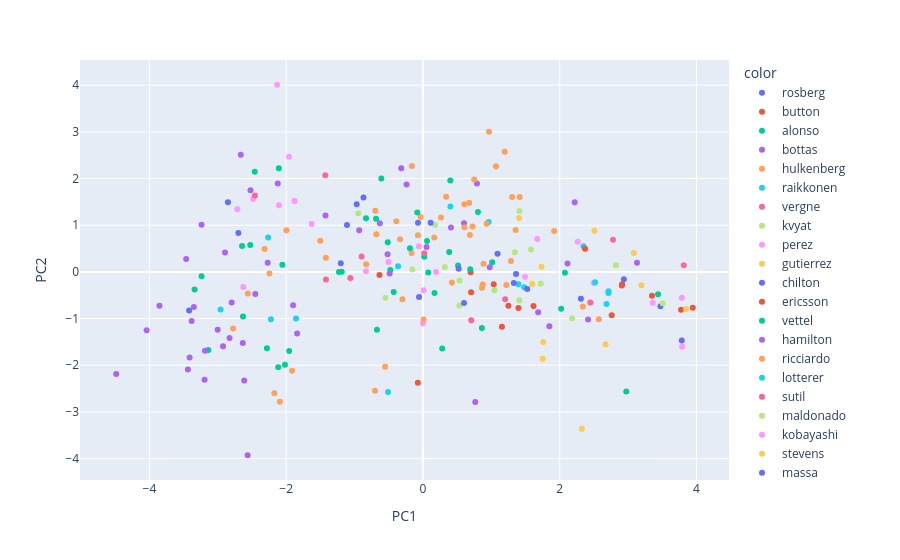

Source (notebook cell):
### Code cell
import plotly.express as px
pca_df = pd.DataFrame(pca_result, columns=['PC1', 'PC2', 'PC3', 'PC4', 'PC5'])

fig = px.scatter(
    pca_df,
    x='PC1',
    y='PC2',
    color=df['ref'],  #color by driver
    hover_data=[df['logit_dnf'], df['logit_top10'], df['avg_finish'], df['ref'], df['year'],df['constructorRef']]
)
fig.show()
